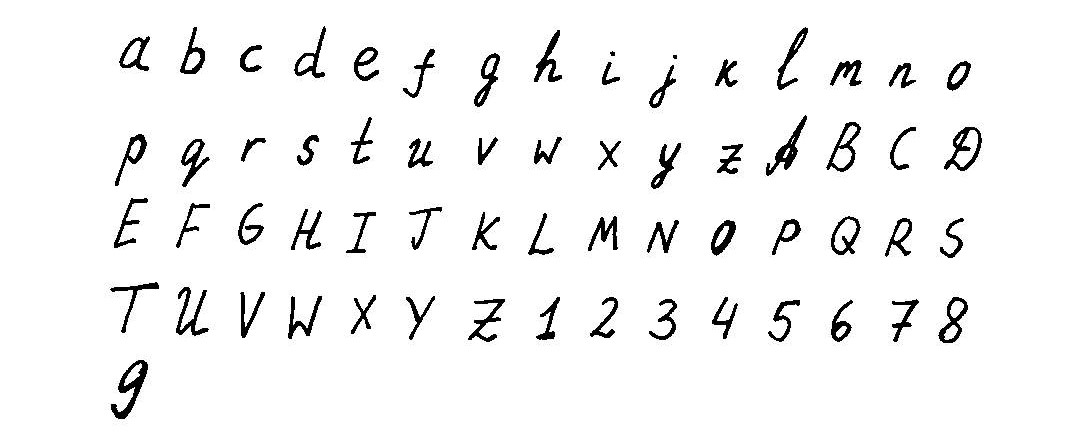
#> input picture vs00162_src/AI_WRITERID/ocr/training/1/test12.jpg, 1080 x 435 px; its folder holds 3 pictures in this run
$ python extract_char.py   (Python 2 division)   (older library calls are emulated)
#> lines starting #> are read from the running program, lines starting #| are printed output that depends on the picture; after the words box and inside, x2 and y2 are one past the last pixel; in counts of white or black regions, pixels touching at a corner belong together; pictures that were not available may be replaced by others from this repository, and a replacement may not be noted
import time
import numpy as np
import matplotlib.pyplot as plt
import matplotlib.patches as mpatches
from scipy.misc import imread,imresize,imsave
from skimage.segmentation import clear_border
from skimage.morphology import label
from skimage.measure import regionprops
from skimage.filters import threshold_otsu
import os
from array import array
from PIL import Image

class Extract_Letters:
    def extractFile(self, filename):

#> called with filename = './ocr/training/1/test12.jpg'
        image = imread(filename,1)
#> image: shape (435, 1080) float32; min 0, max 255, mean 243

        #apply threshold in order to make the image binary
        bw = image < threshold_otsu(image)
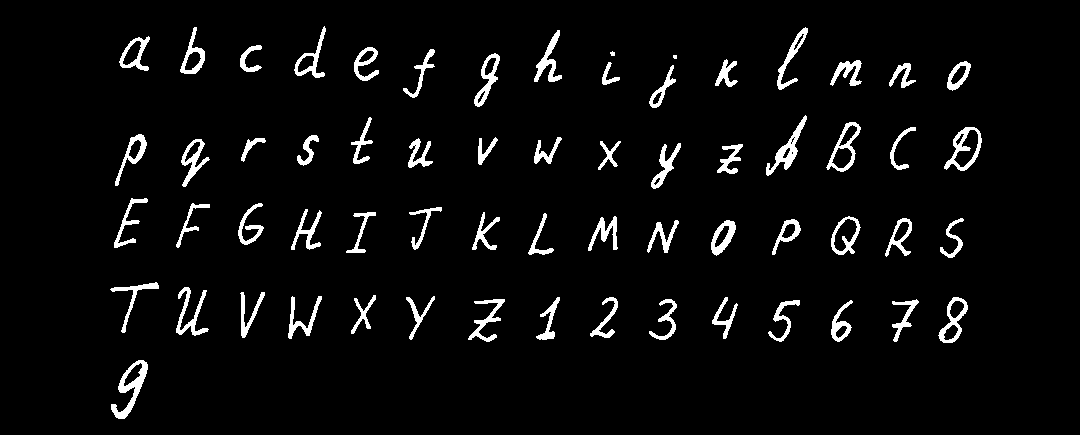
#> bw: shape (435, 1080) bool; 4.6% white; 63 white regions (2 under 20 px), largest, box (x1, y1, x2, y2) and area: (111, 360, 148, 419) 721, (766, 115, 807, 176) 599, (944, 127, 982, 171) 560

        cleared = bw.copy()

        # label image regions
        label_image = label(cleared,neighbors=8)
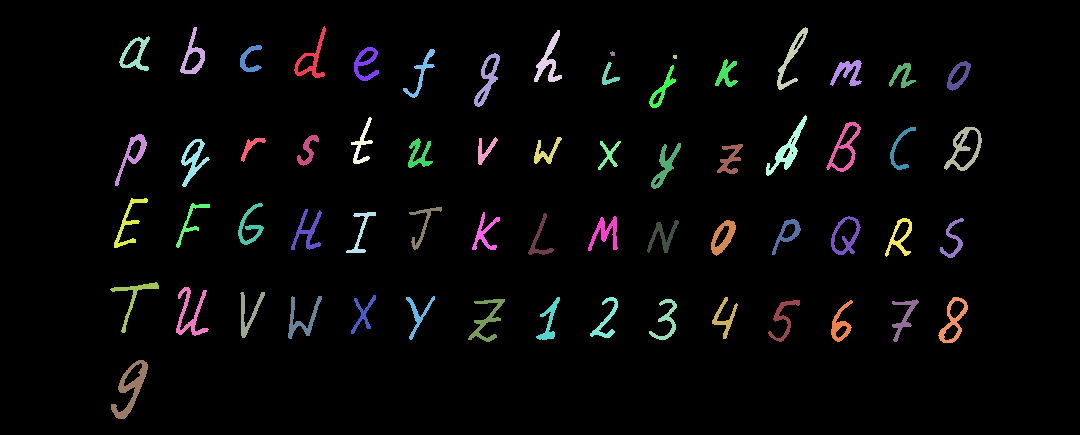
#> label_image: shape (435, 1080) int32; 64 distinct labels, from 0 to 63; one colour per label, 0 black
        borders = np.logical_xor(bw, cleared)
#> borders: shape (435, 1080) bool; every value is 0
        label_image[borders] = -1

        letters = list()
        order = list()

        for region in regionprops(label_image):
            minr, minc, maxr, maxc = region.bbox
            # skip small images
            if maxr - minr > len(image)/250: # better to use height rather than area.
                rect = mpatches.Rectangle((minr, minc), maxr - minc, maxc - minc,
                                      fill=False, edgecolor='red', linewidth=2)
                order.append(region.bbox)
#> this loop made 63 passes
#> (minr, minc, maxr, maxc) on passes 1 to 12: (26, 294, 78, 326), (27, 180, 74, 205), (27, 777, 90, 808), (30, 534, 82, 562), (36, 119, 71, 150), (45, 240, 72, 262), (47, 354, 81, 379), (49, 403, 98, 435), (51, 610, 56, 615), (53, 474, 107, 500), (55, 673, 59, 677), (59, 715, 87, 738)
#> after the loop, order = 63 items, first 6: (26, 294, 78, 326), (27, 180, 74, 205), (27, 777, 90, 808), (30, 534, 82, 562), (36, 119, 71, 150), (45, 240, 72, 262)


        #sort the detected characters left->right, top->bottom
        lines = list()
        first_in_line = ''
        counter = 0

        #worst case scenario there can be 1 character per line
        for x in range(len(order)):
            lines.append([])
#> this loop made 63 passes
#> after the loop, lines = 63 items, first 6: [], [], [], [], [], []

        for character in order:
            if first_in_line == '':
                first_in_line = character
                lines[counter].append(character)
            elif abs(character[0] - first_in_line[0]) < (first_in_line[2] - first_in_line[0]):
                lines[counter].append(character)
            elif abs(character[0] - first_in_line[0]) > (first_in_line[2] - first_in_line[0]):
                first_in_line = character
                counter += 1
                lines[counter].append(character)
#> this loop made 63 passes
#> first_in_line on passes 1, 18, 33, 48, 63: (26, 294, 78, 326), (115, 766, 176, 807), (198, 114, 248, 148), (282, 110, 333, 159), (360, 111, 419, 148)
#> after the loop, counter = 4


        for x in range(len(lines)):
            lines[x].sort(key=lambda tup: tup[1])

        final = list()
        prev_maxc = 0
        prev_line_maxr = 0
	prev_line_minr = 0
        for i in range(len(lines)):
            for j in range(len(lines[i])):
		minr = lines[i][j][0]
		maxr = lines[i][j][2]
                minc = lines[i][j][1]
		maxc = lines[i][j][3]


                if minc > prev_maxc and minr > prev_line_maxr:
                    letter_raw = bw[minr-10:maxr+5,minc-2:maxc+2]
                    letter_norm = imresize(letter_raw ,(20 ,20))
                    final.append(letter_norm)
                    prev_maxc = lines[i][j][3]


                if j == (len(lines[i])-1):
                    prev_line_maxr = lines[i][j][2]
		    prev_line_minr = lines[i][j][0]
            prev_maxc = 0
            minc = 0
#> this loop made 1 pass
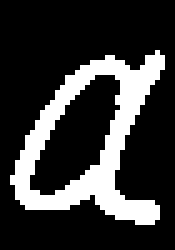
#> letter_raw: shape (50, 35) bool (shown 5 times larger); 21.9% white; 1 white region, box (x1, y1, x2, y2) and area: (2, 10, 33, 45) 384
#> after the loop, final = []
        return final

    # [77 lines left out: function extractTest, not called in this run]


    def __init__(self):
        print "Extracting characters..."

start_time1 = time.time()
start_time2 = time.time()
extract = Extract_Letters()

path_training_files_1 = './ocr/training/1/'
training_filenames_1 = sorted([filename for filename in os.listdir(path_training_files_1) if (filename.endswith('.jpg') or filename.endswith('.png') or (filename.endswith('.bmp'))) ])
training_filenames_1 = [path_training_files_1+filename for filename in training_filenames_1]

path_training_files_2 = './ocr/training/2/'
training_filenames_2 = sorted([filename for filename in os.listdir(path_training_files_2) if (filename.endswith('.jpg') or filename.endswith('.png') or (filename.endswith('.bmp'))) ])
training_filenames_2 = [path_training_files_2+filename for filename in training_filenames_2]

path_testing_files = './ocr/testing/'
testing_files = sorted([filename for filename in os.listdir(path_testing_files) if (filename.endswith('.jpg') or filename.endswith('.png') or (filename.endswith('.bmp'))) ])
testing_files = [path_testing_files+filename for filename in testing_files]

folder_string_small = ''
folder_string_cap = ''
folder_string_num = '12'
folder_string = folder_string_small + folder_string_cap + folder_string_num

for char in folder_string:
	newpath1 = ((r'trainingChar/%s') % (char))
    	if not os.path.exists(newpath1): os.makedirs(newpath1)

name_counter = 1

for files in training_filenames_1:
#> (the run stopped early here; a loop or call above may not have finished)
